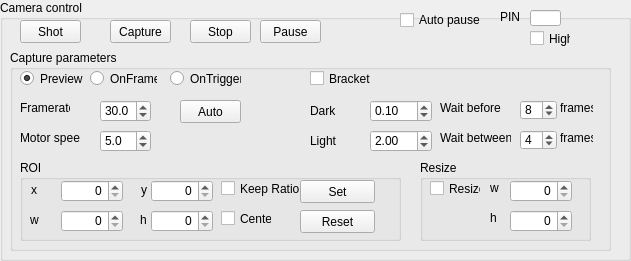
      <widget class="QGroupBox" name="cameraControlGroupBox">
       <property name="geometry">
        <rect>
         <x>10</x>
         <y>240</y>
         <width>631</width>
         <height>261</height>
        </rect>
       </property>
       <property name="styleSheet">
        <string notr="true">QGroupBox#cameraControlGroupBox { 
     border: 0.5px solid black; 
 } </string>
       </property>
       <property name="title">
        <string>Camera control</string>
       </property>
       <widget class="QPushButton" name="takeImageButton">
        <property name="geometry">
         <rect>
          <x>20</x>
          <y>20</y>
          <width>61</width>
          <height>23</height>
         </rect>
        </property>
        <property name="maximumSize">
         <size>
          <width>61</width>
          <height>16777215</height>
         </size>
        </property>
        <property name="text">
         <string>Shot</string>
        </property>
       </widget>
       <widget class="QPushButton" name="captureStopButton">
        <property name="geometry">
         <rect>
          <x>190</x>
          <y>20</y>
          <width>61</width>
          <height>23</height>
         </rect>
        </property>
        <property name="maximumSize">
         <size>
          <width>61</width>
          <height>16777215</height>
         </size>
        </property>
        <property name="text">
         <string>Stop</string>
        </property>
       </widget>
       <widget class="QPushButton" name="captureStartButton">
        <property name="geometry">
         <rect>
          <x>110</x>
          <y>20</y>
          <width>61</width>
          <height>23</height>
         </rect>
        </property>
        <property name="maximumSize">
         <size>
          <width>61</width>
          <height>16777215</height>
         </size>
        </property>
        <property name="text">
         <string>Capture</string>
        </property>
       </widget>
       <widget class="QGroupBox" name="groupBox_5">
        <property name="geometry">
         <rect>
          <x>10</x>
          <y>50</y>
          <width>601</width>
          <height>201</height>
         </rect>
        </property>
        <property name="title">
         <string>Capture parameters</string>
        </property>
        <widget class="QRadioButton" name="playButton">
         <property name="geometry">
          <rect>
           <x>10</x>
           <y>20</y>
           <width>82</width>
           <height>17</height>
          </rect>
         </property>
         <property name="text">
          <string>Preview</string>
         </property>
         <property name="checked">
          <bool>true</bool>
         </property>
        </widget>
        <widget class="QRadioButton" name="onFrameButton">
         <property name="geometry">
          <rect>
           <x>80</x>
           <y>20</y>
           <width>67</width>
           <height>17</height>
          </rect>
         </property>
         <property name="text">
          <string>OnFrame</string>
         </property>
         <property name="checked">
          <bool>false</bool>
         </property>
        </widget>
        <widget class="QRadioButton" name="onTriggerButton">
         <property name="geometry">
          <rect>
           <x>160</x>
           <y>20</y>
           <width>71</width>
           <height>17</height>
          </rect>
         </property>
         <property name="text">
          <string>OnTrigger</string>
         </property>
        </widget>
        <widget class="QLabel" name="label_31">
         <property name="geometry">
          <rect>
           <x>10</x>
           <y>50</y>
           <width>50</width>
           <height>16</height>
          </rect>
         </property>
         <property name="text">
          <string>Framerate</string>
         </property>
        </widget>
        <widget class="QLabel" name="label_29">
         <property name="geometry">
          <rect>
           <x>10</x>
           <y>80</y>
           <width>60</width>
           <height>16</height>
          </rect>
         </property>
         <property name="text">
          <string>Motor speed</string>
         </property>
        </widget>
        <widget class="QDoubleSpinBox" name="captureMotorSpeedBox">
         <property name="geometry">
          <rect>
           <x>90</x>
           <y>80</y>
           <width>51</width>
           <height>22</height>
          </rect>
         </property>
         <property name="decimals">
          <number>1</number>
         </property>
         <property name="minimum">
          <double>0.000000000000000</double>
         </property>
         <property name="maximum">
          <double>10.000000000000000</double>
         </property>
         <property name="singleStep">
          <double>0.100000000000000</double>
         </property>
         <property name="value">
          <double>5.000000000000000</double>
         </property>
        </widget>
        <widget class="QLabel" name="label_24">
         <property name="geometry">
          <rect>
           <x>430</x>
           <y>50</y>
           <width>61</width>
           <height>16</height>
          </rect>
         </property>
         <property name="text">
          <string>Wait before</string>
         </property>
        </widget>
        <widget class="QSpinBox" name="shutterAutoWaitBox">
         <property name="geometry">
          <rect>
           <x>510</x>
           <y>50</y>
           <width>37</width>
           <height>20</height>
          </rect>
         </property>
         <property name="maximum">
          <number>20</number>
         </property>
         <property name="singleStep">
          <number>1</number>
         </property>
         <property name="value">
          <number>8</number>
         </property>
        </widget>
        <widget class="QLabel" name="label_34">
         <property name="geometry">
          <rect>
           <x>550</x>
           <y>50</y>
           <width>33</width>
           <height>16</height>
          </rect>
         </property>
         <property name="text">
          <string>frames</string>
         </property>
        </widget>
        <widget class="QCheckBox" name="bracketCheckBox">
         <property name="geometry">
          <rect>
           <x>300</x>
           <y>20</y>
           <width>70</width>
           <height>17</height>
          </rect>
         </property>
         <property name="text">
          <string>Bracket </string>
         </property>
        </widget>
        <widget class="QLabel" name="label_12">
         <property name="geometry">
          <rect>
           <x>300</x>
           <y>50</y>
           <width>47</width>
           <height>21</height>
          </rect>
         </property>
         <property name="text">
          <string>Dark</string>
         </property>
        </widget>
        <widget class="QDoubleSpinBox" name="darkCoefficientBox">
         <property name="geometry">
          <rect>
           <x>360</x>
           <y>50</y>
           <width>62</width>
           <height>22</height>
          </rect>
         </property>
         <property name="minimum">
          <double>0.000000000000000</double>
         </property>
         <property name="maximum">
          <double>2.000000000000000</double>
         </property>
         <property name="singleStep">
          <double>0.100000000000000</double>
         </property>
         <property name="value">
          <double>0.100000000000000</double>
         </property>
        </widget>
        <widget class="QLabel" name="label_21">
         <property name="geometry">
          <rect>
           <x>300</x>
           <y>80</y>
           <width>47</width>
           <height>21</height>
          </rect>
         </property>
         <property name="text">
          <string>Light</string>
         </property>
        </widget>
        <widget class="QDoubleSpinBox" name="lightCoefficientBox">
         <property name="geometry">
          <rect>
           <x>360</x>
           <y>80</y>
           <width>62</width>
           <height>22</height>
          </rect>
         </property>
         <property name="minimum">
          <double>0.100000000000000</double>
         </property>
         <property name="maximum">
          <double>10.000000000000000</double>
         </property>
         <property name="singleStep">
          <double>0.100000000000000</double>
         </property>
         <property name="value">
          <double>2.000000000000000</double>
         </property>
        </widget>
        <widget class="QLabel" name="label_23">
         <property name="geometry">
          <rect>
           <x>430</x>
           <y>80</y>
           <width>71</width>
           <height>16</height>
          </rect>
         </property>
         <property name="text">
          <string>Wait between</string>
         </property>
        </widget>
        <widget class="QSpinBox" name="shutterSpeedWaitBox">
         <property name="geometry">
          <rect>
           <x>510</x>
           <y>80</y>
           <width>37</width>
           <height>20</height>
          </rect>
         </property>
         <property name="maximum">
          <number>10</number>
         </property>
         <property name="singleStep">
          <number>1</number>
         </property>
         <property name="value">
          <number>4</number>
         </property>
        </widget>
        <widget class="QLabel" name="label_26">
         <property name="geometry">
          <rect>
           <x>550</x>
           <y>80</y>
           <width>33</width>
           <height>16</height>
          </rect>
         </property>
         <property name="text">
          <string>frames</string>
         </property>
        </widget>
        <widget class="QGroupBox" name="groupBox_2">
         <property name="geometry">
          <rect>
           <x>10</x>
           <y>110</y>
           <width>381</width>
           <height>81</height>
          </rect>
         </property>
         <property name="title">
          <string>ROI</string>
         </property>
         <widget class="QPushButton" name="resetROIButton">
          <property name="geometry">
           <rect>
            <x>280</x>
            <y>50</y>
            <width>75</width>
            <height>23</height>
           </rect>
          </property>
          <property name="text">
           <string>Reset</string>
          </property>
         </widget>
         <widget class="QDoubleSpinBox" name="ROIxBox">
          <property name="geometry">
           <rect>
            <x>41</x>
            <y>20</y>
            <width>62</width>
            <height>22</height>
           </rect>
          </property>
          <property name="alignment">
           <set>Qt::AlignRight|Qt::AlignTrailing|Qt::AlignVCenter</set>
          </property>
          <property name="decimals">
           <number>0</number>
          </property>
          <property name="minimum">
           <double>0.000000000000000</double>
          </property>
          <property name="maximum">
           <double>50000.000000000000000</double>
          </property>
          <property name="singleStep">
           <double>1.000000000000000</double>
          </property>
          <property name="value">
           <double>0.000000000000000</double>
          </property>
         </widget>
         <widget class="QPushButton" name="setROIButton">
          <property name="geometry">
           <rect>
            <x>280</x>
            <y>20</y>
            <width>75</width>
            <height>23</height>
           </rect>
          </property>
          <property name="text">
           <string>Set</string>
          </property>
         </widget>
         <widget class="QDoubleSpinBox" name="ROIhBox">
          <property name="geometry">
           <rect>
            <x>131</x>
            <y>50</y>
            <width>62</width>
            <height>22</height>
           </rect>
          </property>
          <property name="alignment">
           <set>Qt::AlignRight|Qt::AlignTrailing|Qt::AlignVCenter</set>
          </property>
          <property name="decimals">
           <number>0</number>
          </property>
          <property name="minimum">
           <double>0.000000000000000</double>
          </property>
          <property name="maximum">
           <double>50000.000000000000000</double>
          </property>
          <property name="singleStep">
           <double>1.000000000000000</double>
          </property>
          <property name="value">
           <double>0.000000000000000</double>
          </property>
         </widget>
         <widget class="QLabel" name="label_30">
          <property name="geometry">
           <rect>
            <x>11</x>
            <y>20</y>
            <width>81</width>
            <height>20</height>
           </rect>
          </property>
          <property name="text">
           <string>x</string>
          </property>
         </widget>
         <widget class="QDoubleSpinBox" name="ROIyBox">
          <property name="geometry">
           <rect>
            <x>131</x>
            <y>20</y>
            <width>62</width>
            <height>22</height>
           </rect>
          </property>
          <property name="alignment">
           <set>Qt::AlignRight|Qt::AlignTrailing|Qt::AlignVCenter</set>
          </property>
          <property name="decimals">
           <number>0</number>
          </property>
          <property name="minimum">
           <double>0.000000000000000</double>
          </property>
          <property name="maximum">
           <double>50000.000000000000000</double>
          </property>
          <property name="singleStep">
           <double>1.000000000000000</double>
          </property>
          <property name="value">
           <double>0.000000000000000</double>
          </property>
         </widget>
         <widget class="QLabel" name="label_36">
          <property name="geometry">
           <rect>
            <x>121</x>
            <y>20</y>
            <width>51</width>
            <height>20</height>
           </rect>
          </property>
          <property name="text">
           <string>y</string>
          </property>
         </widget>
         <widget class="QCheckBox" name="keepRatioCheckBox">
          <property name="geometry">
           <rect>
            <x>201</x>
            <y>20</y>
            <width>101</width>
            <height>17</height>
           </rect>
          </property>
          <property name="text">
           <string>Keep Ratio</string>
          </property>
         </widget>
         <widget class="QCheckBox" name="centerCheckBox">
          <property name="geometry">
           <rect>
            <x>201</x>
            <y>50</y>
            <width>51</width>
            <height>17</height>
           </rect>
          </property>
          <property name="text">
           <string>Center</string>
          </property>
         </widget>
         <widget class="QDoubleSpinBox" name="ROIwBox">
          <property name="geometry">
           <rect>
            <x>41</x>
            <y>50</y>
            <width>62</width>
            <height>22</height>
           </rect>
          </property>
          <property name="alignment">
           <set>Qt::AlignRight|Qt::AlignTrailing|Qt::AlignVCenter</set>
          </property>
          <property name="decimals">
           <number>0</number>
          </property>
          <property name="minimum">
           <double>0.000000000000000</double>
          </property>
          <property name="maximum">
           <double>50000.000000000000000</double>
          </property>
          <property name="singleStep">
           <double>1.000000000000000</double>
          </property>
          <property name="value">
           <double>0.000000000000000</double>
          </property>
         </widget>
         <widget class="QLabel" name="label_37">
          <property name="geometry">
           <rect>
            <x>10</x>
            <y>50</y>
            <width>41</width>
            <height>20</height>
           </rect>
          </property>
          <property name="text">
           <string>w</string>
          </property>
         </widget>
         <widget class="QLabel" name="label_38">
          <property name="geometry">
           <rect>
            <x>120</x>
            <y>50</y>
            <width>31</width>
            <height>20</height>
           </rect>
          </property>
          <property name="text">
           <string>h</string>
          </property>
         </widget>
        </widget>
        <widget class="QGroupBox" name="groupBox_4">
         <property name="geometry">
          <rect>
           <x>410</x>
           <y>110</y>
           <width>171</width>
           <height>81</height>
          </rect>
         </property>
         <property name="title">
          <string>Resize</string>
         </property>
         <widget class="QCheckBox" name="resizeCheckBox">
          <property name="geometry">
           <rect>
            <x>10</x>
            <y>20</y>
            <width>51</width>
            <height>17</height>
           </rect>
          </property>
          <property name="text">
           <string>Resize</string>
          </property>
         </widget>
         <widget class="QDoubleSpinBox" name="resizewBox">
          <property name="geometry">
           <rect>
            <x>90</x>
            <y>20</y>
            <width>62</width>
            <height>22</height>
           </rect>
          </property>
          <property name="alignment">
           <set>Qt::AlignRight|Qt::AlignTrailing|Qt::AlignVCenter</set>
          </property>
          <property name="decimals">
           <number>0</number>
          </property>
          <property name="minimum">
           <double>0.000000000000000</double>
          </property>
          <property name="maximum">
           <double>50000.000000000000000</double>
          </property>
          <property name="singleStep">
           <double>1.000000000000000</double>
          </property>
          <property name="value">
           <double>0.000000000000000</double>
          </property>
         </widget>
         <widget class="QDoubleSpinBox" name="resizehBox">
          <property name="geometry">
           <rect>
            <x>90</x>
            <y>50</y>
            <width>62</width>
            <height>22</height>
           </rect>
          </property>
          <property name="alignment">
           <set>Qt::AlignRight|Qt::AlignTrailing|Qt::AlignVCenter</set>
          </property>
          <property name="decimals">
           <number>0</number>
          </property>
          <property name="minimum">
           <double>0.000000000000000</double>
          </property>
          <property name="maximum">
           <double>50000.000000000000000</double>
          </property>
          <property name="singleStep">
           <double>1.000000000000000</double>
          </property>
          <property name="value">
           <double>0.000000000000000</double>
          </property>
         </widget>
         <widget class="QLabel" name="label_39">
          <property name="geometry">
           <rect>
            <x>70</x>
            <y>20</y>
            <width>31</width>
            <height>16</height>
           </rect>
          </property>
          <property name="text">
           <string>w</string>
          </property>
         </widget>
         <widget class="QLabel" name="label_40">
          <property name="geometry">
           <rect>
            <x>70</x>
            <y>50</y>
            <width>31</width>
            <height>16</height>
           </rect>
          </property>
          <property name="text">
           <string>h</string>
          </property>
         </widget>
        </widget>
        <widget class="QPushButton" name="maxFpsButton">
         <property name="geometry">
          <rect>
           <x>170</x>
           <y>50</y>
           <width>61</width>
           <height>23</height>
          </rect>
         </property>
         <property name="maximumSize">
          <size>
           <width>61</width>
           <height>16777215</height>
          </size>
         </property>
         <property name="text">
          <string>Auto</string>
         </property>
        </widget>
        <widget class="QDoubleSpinBox" name="framerateBox">
         <property name="geometry">
          <rect>
           <x>90</x>
           <y>50</y>
           <width>51</width>
           <height>22</height>
          </rect>
         </property>
         <property name="decimals">
          <number>1</number>
         </property>
         <property name="minimum">
          <double>0.000000000000000</double>
         </property>
         <property name="maximum">
          <double>50.000000000000000</double>
         </property>
         <property name="singleStep">
          <double>0.100000000000000</double>
         </property>
         <property name="value">
          <double>30.000000000000000</double>
         </property>
        </widget>
       </widget>
       <widget class="QPushButton" name="capturePauseButton">
        <property name="geometry">
         <rect>
          <x>260</x>
          <y>20</y>
          <width>61</width>
          <height>23</height>
         </rect>
        </property>
        <property name="maximumSize">
         <size>
          <width>61</width>
          <height>16777215</height>
         </size>
        </property>
        <property name="text">
         <string>Pause</string>
        </property>
       </widget>
       <widget class="QCheckBox" name="autoPauseCheckBox">
        <property name="geometry">
         <rect>
          <x>400</x>
          <y>10</y>
          <width>81</width>
          <height>20</height>
         </rect>
        </property>
        <property name="text">
         <string>Auto pause</string>
        </property>
       </widget>
       <widget class="QLabel" name="label_33">
        <property name="geometry">
         <rect>
          <x>500</x>
          <y>10</y>
          <width>47</width>
          <height>13</height>
         </rect>
        </property>
        <property name="text">
         <string>PIN</string>
        </property>
       </widget>
       <widget class="QLineEdit" name="pauseEdit">
        <property name="geometry">
         <rect>
          <x>530</x>
          <y>10</y>
          <width>31</width>
          <height>16</height>
         </rect>
        </property>
       </widget>
       <widget class="QCheckBox" name="pauseLevelCheckBox">
        <property name="geometry">
         <rect>
          <x>530</x>
          <y>30</y>
          <width>41</width>
          <height>17</height>
         </rect>
        </property>
        <property name="text">
         <string>High</string>
        </property>
       </widget>
      </widget>
